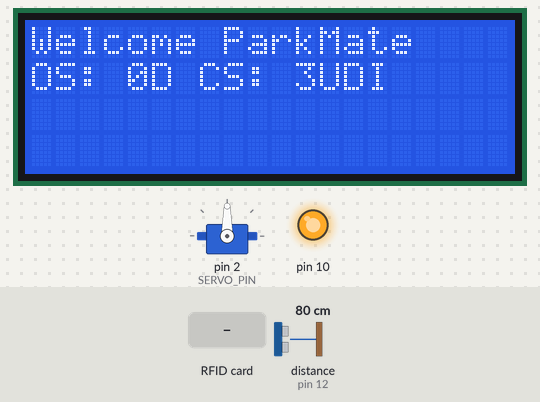
The sketch below on a simulated Arduino Uno, built with avr-gcc and run on an emulated ATmega328P. Parts: 20×4 character LCD, servo, output pins drawn as LEDs (lit = HIGH). Wiring (inferred from the names in the program): IR receiver: data pin 4. The test bench sets the inputs (shaded band); at power-on: distance to the obstacle (sensor on pin 12) 80 cm. The echo pulse lasts 58.3 µs per cm; pins used as bus, display or sensor lines are not drawn; what the sketch prints to the serial monitor is not drawn.

Above: at 1.3 s.
1.4 s: RFID card C3 A0 F5 AC held to the reader
At 3.8 s:
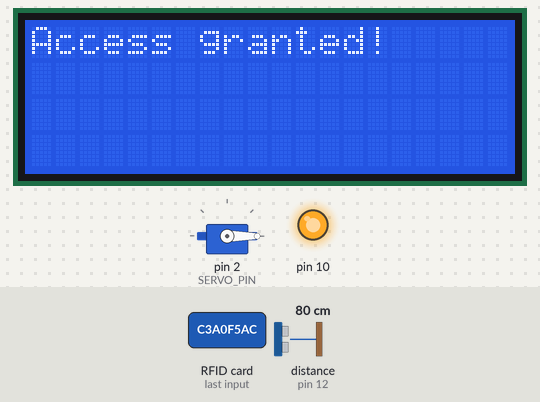
At 9.97 s:
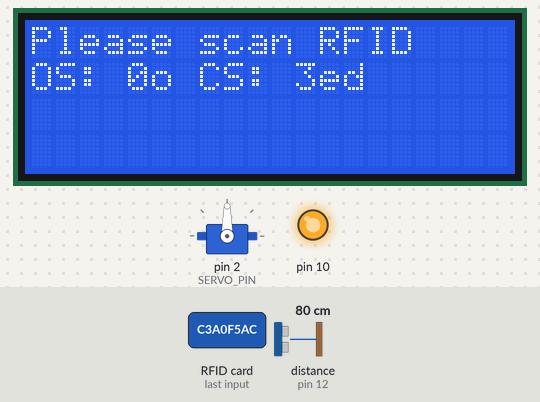
Timing chart, 0 to 10.2 s (numbered marks = the images above; inputs shaded):
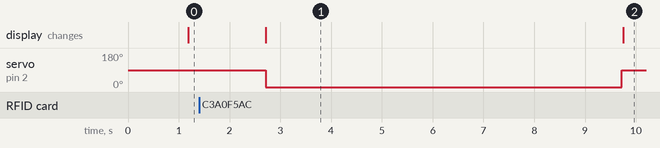

Measured:
- after the input at 1.4 s, servo on pin 2 (SERVO_PIN): 90° → 0° after 1.3 s, → 90° 7.0 s later; the display: changes after 1.3 s (image 1)
- what the display in image 1 shows lasts 7.1 s, from 2.7 s to 9.8 s

The sketch:

MP6.ino
```cpp
#include <SPI.h>
#include <MFRC522.h>
#include <Wire.h>
#include <LiquidCrystal_I2C.h>
#include <Servo.h>

#define SS_PIN 9
#define RST_PIN 8
#define TRIGGER_PIN 13 // Ultrasonic sensor trigger pin
#define ECHO_PIN 12     // Ultrasonic sensor echo pin
#define IR_PIN_1 0
#define IR_PIN_2 1
#define IR_PIN_3 4

#define SERVO_PIN 2

LiquidCrystal_I2C LCD(0x27, 20, 4);
Servo servo;
MFRC522 rfid(SS_PIN, RST_PIN);

int irPin1 = IR_PIN_1;
int irPin2 = IR_PIN_2;
int irPin3 = IR_PIN_3;

int totalSpaces = 3; // Total parking spaces available
int occupiedSpaces = 0; // Initially, no parking spaces are occupied

void setup() {
  Serial.begin(9600);
  SPI.begin();
  rfid.PCD_Init();
  LCD.init();
  LCD.backlight();
  LCD.setCursor(0, 0);
  LCD.print("Welcome ParkMate");
  LCD.setCursor(0, 1);
  LCD.print("ASSAAD MAHMOUDI");
  servo.attach(SERVO_PIN);
  pinMode(TRIGGER_PIN, OUTPUT);
  pinMode(ECHO_PIN, INPUT);
  pinMode(irPin1, INPUT);
  pinMode(irPin2, INPUT);
  pinMode(irPin3, INPUT);
}

void loop() {
  // Ultrasonic sensor distance measurement
  digitalWrite(TRIGGER_PIN, LOW);
  delayMicroseconds(2);
  digitalWrite(TRIGGER_PIN, HIGH);
  delayMicroseconds(10);
  digitalWrite(TRIGGER_PIN, LOW);
  long duration = pulseIn(ECHO_PIN, HIGH);
  int distance = duration / 58; // Convert the time into distance in centimeters

  int pirValue = (distance < 5) ? LOW : HIGH; // Adjust the distance threshold as needed

  if (pirValue == LOW) {
    LCD.clear();
    LCD.setCursor(0, 0);
    LCD.print("Please show your");
    LCD.setCursor(0, 1);
    LCD.print("ID card");
  }

  delay(1000);

  if (rfid.PICC_IsNewCardPresent() && rfid.PICC_ReadCardSerial()) {
    String tagID = "";
    for (byte i = 0; i < rfid.uid.size; i++) {
      tagID += String(rfid.uid.uidByte[i], HEX);
    }
    Serial.println("Tag ID: " + tagID);

    if (tagID == "c3a0f5ac" && occupiedSpaces < totalSpaces) {
      LCD.clear();
      LCD.setCursor(0, 0);
      LCD.print("Access granted!");
      servo.write(-90);
      delay(7000);
      servo.write(90);
      occupiedSpaces++;
    } else if (tagID == "c3a0f5ac" && occupiedSpaces >= totalSpaces) {
      LCD.clear();
      LCD.setCursor(0, 0);
      LCD.print("Parking Full");
      delay(1000);
    } else {
      LCD.clear();
      LCD.setCursor(0, 0);
      LCD.print("Access denied.");
      LCD.setCursor(0, 1);
      LCD.print("Please leave.");
      delay(1000);
    }

    rfid.PICC_HaltA();
    rfid.PCD_StopCrypto1();

    LCD.clear();
    LCD.setCursor(0, 0);
    LCD.print("Please scan RFID");
    LCD.setCursor(0, 1);
    LCD.print("tag to proceed");
  }

  int irValue1 = digitalRead(irPin1);
  int irValue2 = digitalRead(irPin2);
  int irValue3 = digitalRead(irPin3);

  // Check for car presence using IR sensors
  if (irValue1 == HIGH) {
    // Car detected in slot 1
    if (occupiedSpaces < totalSpaces) {
      occupiedSpaces++;
    }
  }
  if (irValue2 == HIGH) {
    // Car detected in slot 2
    if (occupiedSpaces < totalSpaces) {
      occupiedSpaces++;
    }
  }
  if (irValue3 == HIGH) {
    // Car detected in slot 3
    if (occupiedSpaces < totalSpaces) {
      occupiedSpaces++;
    }
  }

  // Check for car departure using IR sensors
  if (irValue1 == LOW) {
    // Car left from slot 1
    if (occupiedSpaces > 0) {
      occupiedSpaces--;
    }
  }
  if (irValue2 == LOW) {
    // Car left from slot 2
    if (occupiedSpaces > 0) {
      occupiedSpaces--;
    }
  }
  if (irValue3 == LOW) {
    // Car left from slot 3
    if (occupiedSpaces > 0) {
      occupiedSpaces--;
    }
  }

  // Ensure clearSpaces stays within [0, totalSpaces]
  occupiedSpaces = constrain(occupiedSpaces, 0, totalSpaces);
  int clearSpaces = totalSpaces - occupiedSpaces;

  LCD.setCursor(0, 1);
  LCD.print("OS: ");
  LCD.print(occupiedSpaces);
  LCD.setCursor(7, 1);
  LCD.print("CS: ");
  LCD.print(clearSpaces);
  delay(500);
}
```
